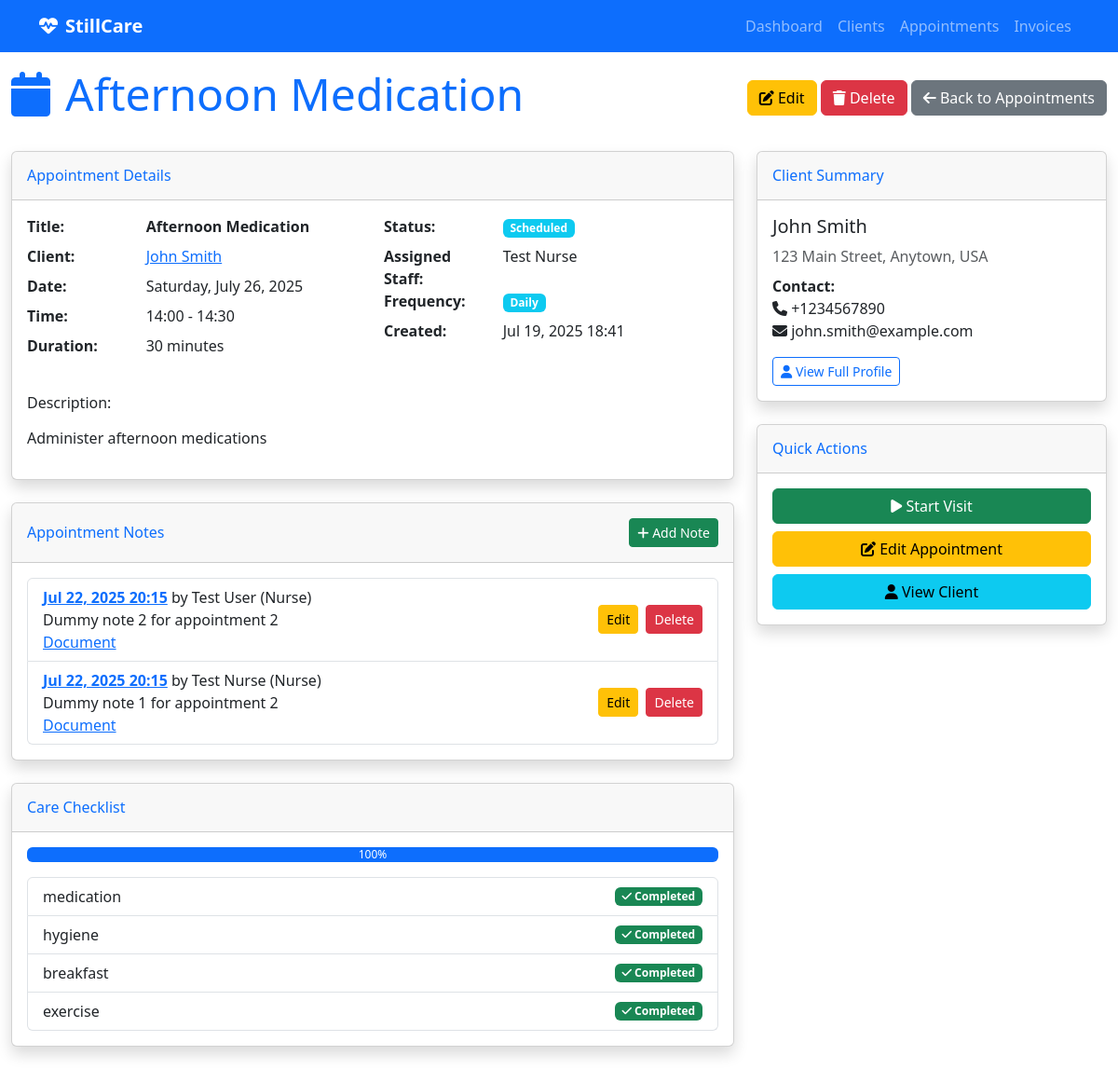
/appointments/2/, run on the app's committed database.
### appointment_management/models.py (models this page shows, shortened)
class Appointment(models.Model):
    FREQUENCY_CHOICES = [
        ('daily', 'Daily'),
        ('weekly', 'Weekly'),
        ('monthly', 'Monthly'),
    ]
    title = models.CharField(max_length=200)
    description = models.TextField(blank=True, null=True)
    start_time = models.DateTimeField(help_text="When the appointment/visit should start")
    end_time = models.DateTimeField(help_text="When the appointment/visit should end")
    status = models.CharField(max_length=50, choices=[
        ('scheduled', 'Scheduled'),
        ('completed', 'Completed'),
        ('cancelled', 'Cancelled'),
        ('no_show', 'No Show'),
    ], default='scheduled')
    client = models.ForeignKey(
        'client_management.Client',
        on_delete=models.CASCADE,
        related_name='appointments',
        help_text="The client this appointment is for"
    )
    frequency = models.CharField(
        max_length=20,
        choices=FREQUENCY_CHOICES,
        blank=True,
        null=True,
        help_text="How often this appointment repeats"
    )
    assigned_staff = models.ForeignKey(settings.AUTH_USER_MODEL, on_delete=models.PROTECT, null=False, blank=False, related_name='appointments', help_text="Staff member assigned to this appointment")
    created_at = models.DateTimeField(auto_now_add=True)
    updated_at = models.DateTimeField(auto_now=True)
    class Meta:
        verbose_name = "Appointment"
        verbose_name_plural = "Appointments"
    VISIT_STATUS_CHOICES = [
        ('scheduled', 'Scheduled'),
        ('in_progress', 'In Progress'),
        ('completed', 'Completed'),
        ('cancelled', 'Cancelled'),
    ]
    status = models.CharField(
        max_length=20,
        choices=VISIT_STATUS_CHOICES,
        default='scheduled'
    )
    actual_start_time = models.DateTimeField(blank=True, null=True)
    actual_end_time = models.DateTimeField(blank=True, null=True)
    checklist_items = models.JSONField(
        default=list,
        help_text="List of checklist items from the client's care plan"
    )
    @property
    def available_checklist_items(self):
        return self.client.care_checklist if self.client else []
    @property
    def checklist_completion_percentage(self):
        if not self.available_checklist_items:
            return 0
        completed_count = len(self.checklist_items)
        total_count = len(self.available_checklist_items)
        return (completed_count / total_count) * 100 if total_count > 0 else 0

### client_management/models.py (models this page shows, shortened)
class Client(models.Model):
    CHECKLIST_CHOICES = [
        ('basic_care', 'Basic Care'),
        ('medication_management', 'Medication Management'),
        ('wound_care', 'Wound Care'),
        ('physical_therapy', 'Physical Therapy'),
        ('nursing_care', 'Nursing Care'),
        ('social_work', 'Social Work'),
        ('nutrition', 'Nutrition'),
        ('hygiene', 'Hygiene'),
        ('mobility', 'Mobility Assistance'),
        ('monitoring', 'Vital Signs Monitoring'),
        ('education', 'Patient Education'),
        ('family_support', 'Family Support'),
        ('emergency_prep', 'Emergency Preparedness'),
        ('equipment', 'Medical Equipment'),
        ('transportation', 'Transportation'),
    ]
    first_name = models.CharField(max_length=100)
    last_name = models.CharField(max_length=100)
    address = models.TextField()
    phone = models.CharField(max_length=20, blank=True, null=True)
    email = models.EmailField(blank=True, null=True)
    care_checklist = models.JSONField(
        default=list,
        help_text="List of care items required for this client"
    )
    created_at = models.DateTimeField(auto_now_add=True)
    updated_at = models.DateTimeField(auto_now=True)
    @property
    def full_name(self):
        return f"{self.first_name} {self.last_name}"
    class Meta:
        verbose_name = "Client"
        verbose_name_plural = "Clients"
        ordering = ['last_name', 'first_name']

### authentication/models.py (models this page shows, shortened)
class User(AbstractUser):
    ROLE_CHOICES = [
        ('nurse', 'Nurse'),
        ('admin', 'Admin'),
    ]
    role = models.CharField(
        max_length=10,
        choices=ROLE_CHOICES,
        default='nurse',
        help_text="User role in the system"
    )
    phone = models.CharField(max_length=20, blank=True, null=True)
    is_staff_member = models.BooleanField(
        default=True,
        help_text="Whether this user is a staff member"
    )
    login_code = models.CharField(
        max_length=6,
        unique=True,
        blank=True,
        null=True,
        validators=[
            RegexValidator(
                regex=r'^[0-9]{6}$',
                message='Login code must be exactly 6 digits.',
                code='invalid_login_code'
            ),
        ],
        help_text="6-digit code for app login (optional)"
    )
    biometric_id = models.CharField(
        max_length=255,
        unique=True,
        blank=True,
        null=True,
        help_text="Unique biometric identifier for fingerprint/face recognition (optional)"
    )
    class Meta:
        verbose_name = "User"
        verbose_name_plural = "Users"
    def __str__(self):
        return f"{self.get_full_name()} ({self.get_role_display()})"

### visit_notes/models.py (models this page shows, shortened)
class Note(models.Model):
    appointment = models.ForeignKey(Appointment, on_delete=models.CASCADE, related_name='notes')
    content = models.TextField(blank=True)
    document = models.FileField(upload_to='visit_notes/documents/', blank=True, null=True)
    uploaded_by = models.ForeignKey(settings.AUTH_USER_MODEL, on_delete=models.PROTECT, related_name='uploaded_notes')
    created_at = models.DateTimeField(auto_now_add=True)
    updated_at = models.DateTimeField(auto_now=True)

### care_backend/views.py (the view)
# urls.py: path('appointments/<int:appointment_id>/', views.appointment_detail, name='appointment_detail'),
def appointment_detail(request, appointment_id):
    appointment = get_object_or_404(Appointment, id=appointment_id)
    notes = appointment.notes.all().order_by('-created_at')
    context = {
        'appointment': appointment,
        'notes': notes,
    }
    return render(request, 'appointments/detail.html', context)

### templates/appointments/detail.html (shortened to what this page needs)
{% extends "base.html" %}
{% block content %}
<div class="d-flex justify-content-between align-items-center mb-4">
    <h1 class="display-5 text-primary"><i class="fas fa-calendar me-3"></i>{{ appointment.title }}</h1>
    <div>
        <a href="{% url 'appointment_edit' appointment.id %}" class="btn btn-warning">
            <i class="fas fa-edit"></i> Edit
        </a>
        <a href="{% url 'appointment_delete' appointment.id %}" class="btn btn-danger">
            <i class="fas fa-trash"></i> Delete
        </a>
        <a href="{% url 'appointment_list' %}" class="btn btn-secondary">
            <i class="fas fa-arrow-left"></i> Back to Appointments
        </a>
    </div>
</div>
<div class="row">
    <div class="col-lg-8">
        <div class="card shadow mb-4">
            <div class="card-header py-3">
                <h6 class="m-0 font-weight-bold text-primary">Appointment Details</h6>
            </div>
            <div class="card-body">
                <div class="row">
                    <div class="col-md-6">
                        <dl class="row">
                            <dt class="col-sm-4">Title:</dt>
                            <dd class="col-sm-8"><strong>{{ appointment.title }}</strong></dd>
                            <dt class="col-sm-4">Client:</dt>
                            <dd class="col-sm-8">
                                <a href="{% url 'client_detail' appointment.client.id %}">{{ appointment.client.full_name }}</a>
                            </dd>
                            <dt class="col-sm-4">Date:</dt>
                            <dd class="col-sm-8">{{ appointment.start_time|date:"l, F d, Y" }}</dd>
                            <dt class="col-sm-4">Time:</dt>
                            <dd class="col-sm-8">{{ appointment.start_time|time:"H:i" }} - {{ appointment.end_time|time:"H:i" }}</dd>
                            <dt class="col-sm-4">Duration:</dt>
                            <dd class="col-sm-8">
                                {% if appointment.actual_start_time and appointment.actual_end_time %}
                                    {{ appointment.duration_minutes|default:"Calculating..." }} minutes
                                {% else %}
                                    {{ appointment.end_time|timeuntil:appointment.start_time }}
                                {% endif %}
                            </dd>
                        </dl>
                    </div>
                    <div class="col-md-6">
                        <dl class="row">
                            <dt class="col-sm-4">Status:</dt>
                            <dd class="col-sm-8">
                                <span class="badge bg-{% if appointment.status == 'scheduled' %}info{% elif appointment.status == 'in_progress' %}warning{% elif appointment.status == 'completed' %}success{% elif appointment.status == 'cancelled' %}danger{% else %}secondary{% endif %}">
                                    {{ appointment.get_status_display }}
                                </span>
                            </dd>
                            <dt class="col-sm-4">Assigned Staff:</dt>
                            <dd class="col-sm-8">{{ appointment.assigned_staff.get_full_name|default:appointment.assigned_staff.username }}</dd>
                            <dt class="col-sm-4">Frequency:</dt>
                            <dd class="col-sm-8">
                                {% if appointment.frequency %}
                                    <span class="badge bg-info">{{ appointment.get_frequency_display }}</span>
                                {% else %}
                                    <span class="text-muted">One-time</span>
                                {% endif %}
                            </dd>
                            <dt class="col-sm-4">Created:</dt>
                            <dd class="col-sm-8">{{ appointment.created_at|date:"M d, Y H:i" }}</dd>
                        </dl>
                    </div>
                </div>
                {% if appointment.description %}
                <div class="row mt-3">
                    <div class="col-12">
                        <h6>Description:</h6>
                        <p class="text-muted">{{ appointment.description|linebreaks }}</p>
                    </div>
                </div>
                {% endif %}
            </div>
        </div>
        <div class="card shadow mb-4">
            <div class="card-header py-3 d-flex justify-content-between align-items-center">
                <h6 class="m-0 font-weight-bold text-primary">Appointment Notes</h6>
                <a href="{% url 'note_create' appointment.id %}" class="btn btn-sm btn-success">
                    <i class="fas fa-plus"></i> Add Note
                </a>
            </div>
            <div class="card-body">
                {% if notes %}
                    <ul class="list-group">
                        {% for note in notes %}
                            <li class="list-group-item d-flex justify-content-between align-items-center">
                                <div>
                                    <a href="{% url 'note_detail' note.id %}"><strong>{{ note.created_at|date:'M d, Y H:i' }}</strong></a>
                                    by {{ note.uploaded_by }}
                                    {% if note.content %}<br>{{ note.content|truncatechars:60 }}{% endif %}
                                    {% if note.document %}<br><a href="{{ note.document.url }}" target="_blank">Document</a>{% endif %}
                                </div>
                                <div>
                                    <a href="{% url 'note_edit' note.id %}" class="btn btn-sm btn-warning me-1">Edit</a>
                                    <a href="{% url 'note_delete' note.id %}" class="btn btn-sm btn-danger">Delete</a>
                                </div>
                            </li>
                        {% endfor %}
                    </ul>
                {% else %}
                    <p class="text-muted">No notes for this appointment yet.</p>
                {% endif %}
            </div>
        </div>
        {% if appointment.available_checklist_items %}
        <div class="card shadow mb-4">
            <div class="card-header py-3">
                <h6 class="m-0 font-weight-bold text-primary">Care Checklist</h6>
            </div>
            <div class="card-body">
                <div class="progress mb-3">
                    <div class="progress-bar" role="progressbar" style="width: {{ appointment.checklist_completion_percentage }}%">
                        {{ appointment.checklist_completion_percentage|floatformat:0 }}%
                    </div>
                </div>
                <ul class="list-group">
                    {% for item in appointment.available_checklist_items %}
                        <li class="list-group-item d-flex justify-content-between align-items-center">
                            {{ item }}
                            {% if item in appointment.checklist_items %}
                                <span class="badge bg-success"><i class="fas fa-check"></i> Completed</span>
                            {% else %}
                                <span class="badge bg-secondary">Pending</span>
                            {% endif %}
                        </li>
                    {% endfor %}
                </ul>
            </div>
        </div>
        {% endif %}
    </div>
    <div class="col-lg-4">
        <div class="card shadow mb-4">
            <div class="card-header py-3">
                <h6 class="m-0 font-weight-bold text-primary">Client Summary</h6>
            </div>
            <div class="card-body">
                <h5>{{ appointment.client.full_name }}</h5>
                <p class="text-muted mb-2">{{ appointment.client.address }}</p>
                <div class="mb-3">
                    <strong>Contact:</strong><br>
                    <i class="fas fa-phone"></i> {{ appointment.client.phone }}<br>
                    <i class="fas fa-envelope"></i> {{ appointment.client.email }}
                </div>
                <a href="{% url 'client_detail' appointment.client.id %}" class="btn btn-outline-primary btn-sm">
                    <i class="fas fa-user"></i> View Full Profile
                </a>
            </div>
        </div>
        <div class="card shadow mb-4">
            <div class="card-header py-3">
                <h6 class="m-0 font-weight-bold text-primary">Quick Actions</h6>
            </div>
            <div class="card-body">
                <div class="d-grid gap-2">
                    {% if appointment.status == 'scheduled' %}
                        <a href="#" class="btn btn-success" onclick="startVisit({{ appointment.id }})">
                            <i class="fas fa-play"></i> Start Visit
                        </a>
                    {% elif appointment.status == 'in_progress' %}
                        <a href="#" class="btn btn-warning" onclick="endVisit({{ appointment.id }})">
                            <i class="fas fa-stop"></i> End Visit
                        </a>
                    {% endif %}
                    <a href="{% url 'appointment_edit' appointment.id %}" class="btn btn-warning">
                        <i class="fas fa-edit"></i> Edit Appointment
                    </a>
                    <a href="{% url 'client_detail' appointment.client.id %}" class="btn btn-info">
                        <i class="fas fa-user"></i> View Client
                    </a>
                </div>
            </div>
        </div>
    </div>
</div>
{% endblock %}

### data on the page
Appointment: title "Afternoon Medication", client.full_name "John Smith", start_time "Saturday, July 26, 2025", start_time "14:00", end_time "14:30", end_time "30 minutes", status "Scheduled", assigned_staff.get_full_name "Test Nurse", frequency "Daily", created_at "Jul 19, 2025 18:41", description "Administer afternoon medications", checklist_completion_percentage "100", client.address "123 Main Street, Anytown, USA", client.phone "+1234567890", client.email "john.smith@example.com"
Note: created_at "Jul 22, 2025 20:15", uploaded_by "Test User (Nurse)", content "Dummy note 2 for appointment 2"
Note: created_at "Jul 22, 2025 20:15", uploaded_by "Test Nurse (Nurse)", content "Dummy note 1 for appointment 2"

### other printed values
{{ item }} "medication" "hygiene" "breakfast" "exercise"
